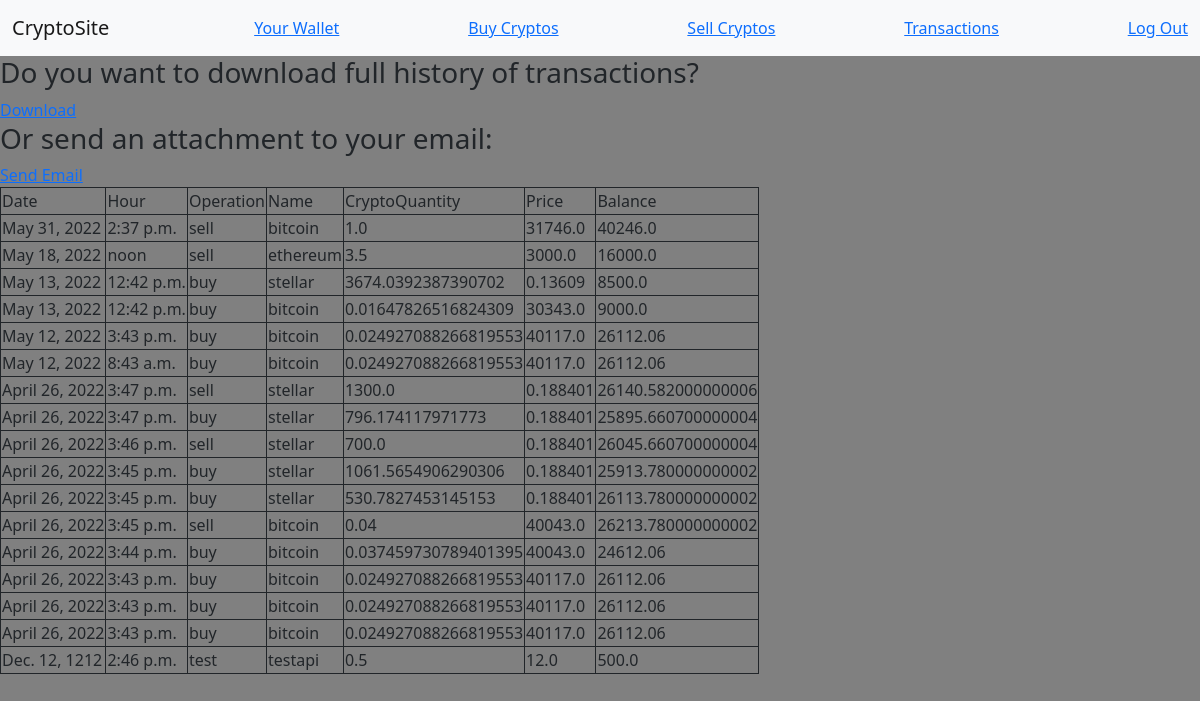
The page /transactions/ (signed in) on the database as committed earlier.
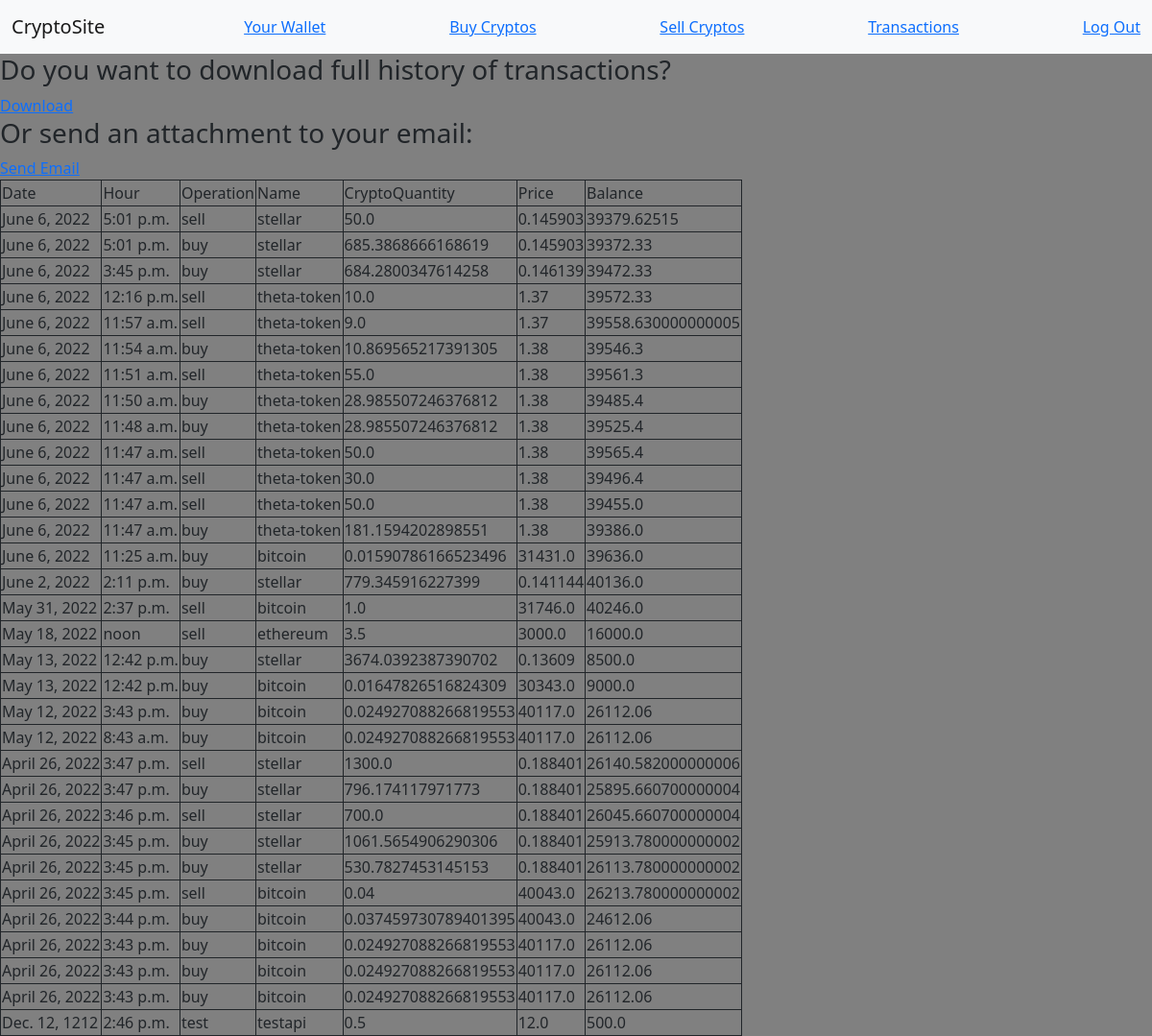
The same page on the database as committed later.
### crypto/models.py (models this page shows, shortened)
class Transaction(models.Model):
    user = models.ForeignKey(
            User, on_delete=models.CASCADE, null=True, blank=True)
    day_created = models.DateField()
    time_created = models.TimeField()
    type = models.CharField(max_length=30)
    coin = models.CharField(max_length=30)
    quantityCrypto = models.FloatField()
    price = models.FloatField()
    balance_after = models.FloatField()
    class Meta:
        ordering = ['-day_created', '-time_created']

### crypto/views.py (the view)
# urls.py: path('transactions/', transactions_history, name='transactions'),
@login_required(login_url='/login')
def transactions_history(request):
    user_transactions = Transaction.objects.filter(user=request.user)
    return render(request, 'transactions.html', {
        'transactions': user_transactions,
    })

### crypto/templates/transactions.html (shortened to what this page needs)
{% extends 'base.html' %}
{% load static %}
    {% block content %}
    <h3>Do you want to download full history of transactions?</h3>
    <a href="{% url 'pdftransactions' %}">Download</a>
    <h3>Or send an attachment to your email: </h3>
    <a href="{% url 'emailatt' %}">Send Email</a>
        <table id="transaction-table">
            <td>Date</td>
            <td>Hour</td>
            <td>Operation</td>
            <td>Name</td>
            <td>CryptoQuantity</td>
            <td>Price</td>
            <td>Balance</td>
            {% for i in transactions %}
            <tr>
                <td>{{i.day_created}}</td>
                <td>{{i.time_created}}</td>
                <td>{{i.type}}</td>
                <td>{{i.coin}}</td>
                <td>{{i.quantityCrypto}}</td>
                <td>{{i.price}}</td>
                <td>{{i.balance_after}}</td>
            </tr>
            {% endfor %}
        </table>
    {% endblock content %}

### crypto/templates/base.html (shortened to what this page needs)
{% load static %}
<!DOCTYPE html>
<html lang="en" dir="ltr">
    <head>
        <link href="https://cdn.jsdelivr.net/npm/bootstrap@5.2.0-beta1/dist/css/bootstrap.min.css" rel="stylesheet">
        <link rel="stylesheet" href="{% static 'crypto/styles/base.css' %}">
    </head>
    <body>
        <nav class="navbar navbar-light bg-light">
          <div class="container-fluid">
            <a class="navbar-brand" href="{% url 'wallet' %}">CryptoSite</a>
            <a href="{% url 'wallet' %}">Your Wallet</a>
            <a href="{% url 'buycryptos' %}">Buy Cryptos</a>
            <a href="{% url 'sellcryptos' %}">Sell Cryptos</a>
            <a href="{% url 'transactions' %}">Transactions</a>
            <a href="{% url 'logout' %}">Log Out</a>
          </div>
        </nav>
        {% block content %}{% endblock content %}
    </body>
</html>

### crypto/static/crypto/styles/base.css (style rules this page uses)
body { background-color: gray; }
.tr, th, td { border: 1px solid; }

Rows that differ between the two databases and show on the page:
added Transaction: day_created "June 6, 2022", time_created "5:01 p.m.", type "sell", coin "stellar", quantityCrypto "50.0", price "0.145903", balance_after "39379.62515"
added Transaction: day_created "June 6, 2022", time_created "5:01 p.m.", type "buy", coin "stellar", quantityCrypto "685.3868666168619", price "0.145903", balance_after "39372.33"
added Transaction: day_created "June 6, 2022", time_created "3:45 p.m.", type "buy", coin "stellar", quantityCrypto "684.2800347614258", price "0.146139", balance_after "39472.33"
added Transaction: day_created "June 6, 2022", time_created "12:16 p.m.", type "sell", coin "theta-token", quantityCrypto "10.0", price "1.37", balance_after "39572.33"
added Transaction: day_created "June 6, 2022", time_created "11:57 a.m.", type "sell", coin "theta-token", quantityCrypto "9.0", price "1.37", balance_after "39558.630000000005"
added Transaction: day_created "June 6, 2022", time_created "11:54 a.m.", type "buy", coin "theta-token", quantityCrypto "10.869565217391305", price "1.38", balance_after "39546.3"
added Transaction: day_created "June 6, 2022", time_created "11:51 a.m.", type "sell", coin "theta-token", quantityCrypto "55.0", price "1.38", balance_after "39561.3"
added Transaction: day_created "June 6, 2022", time_created "11:50 a.m.", type "buy", coin "theta-token", quantityCrypto "28.985507246376812", price "1.38", balance_after "39485.4"
added Transaction: day_created "June 6, 2022", time_created "11:48 a.m.", type "buy", coin "theta-token", quantityCrypto "28.985507246376812", price "1.38", balance_after "39525.4"
added Transaction: day_created "June 6, 2022", time_created "11:47 a.m.", type "sell", coin "theta-token", quantityCrypto "50.0", price "1.38", balance_after "39565.4"
added Transaction: day_created "June 6, 2022", time_created "11:47 a.m.", type "sell", coin "theta-token", quantityCrypto "30.0", price "1.38", balance_after "39496.4"
added Transaction: day_created "June 6, 2022", time_created "11:47 a.m.", type "sell", coin "theta-token", quantityCrypto "50.0", price "1.38", balance_after "39455.0"
added Transaction: day_created "June 6, 2022", time_created "11:47 a.m.", type "buy", coin "theta-token", quantityCrypto "181.1594202898551", price "1.38", balance_after "39386.0"
added Transaction: day_created "June 6, 2022", time_created "11:25 a.m.", type "buy", coin "bitcoin", quantityCrypto "0.01590786166523496", price "31431.0", balance_after "39636.0"
added Transaction: day_created "June 2, 2022", time_created "2:11 p.m.", type "buy", coin "stellar", quantityCrypto "779.345916227399", price "0.141144", balance_after "40136.0"
